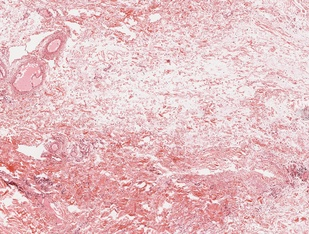
#> input picture P3b/Patologia/Tejido/sano1.jpg, 309 x 234 px, shrunk from 872 x 661 before the run; its folder holds only this picture in this run
$ python P3.py   (older library calls are emulated)
#> lines starting #> are read from the running program, lines starting #| are printed output that depends on the picture
import matplotlib.pyplot as plt
import random
import os
from skimage import io
from skimage.feature import graycomatrix, graycoprops, local_binary_pattern
import numpy as np
from sklearn.neighbors import KNeighborsClassifier
from sklearn.model_selection import train_test_split
from sklearn.metrics import classification_report, accuracy_score
from sklearn.svm import SVC


images_directory = 'Patologia'
imagenes = []
etiquetas = []


# Cargar imágenes de entrenamiento y etiquetarlas según su carpeta de origen
clases = ['Tejido', 'Tumor']
for clase in clases:
   subdirectory = os.path.join(images_directory, clase)
   for cont, file_name in enumerate(sorted(os.listdir(subdirectory))):
       if cont >= 12:
           break
       file_path = os.path.join(subdirectory, file_name)
       if os.path.isfile(file_path):
           imagen = io.imread(file_path)
#> imagen is the input picture: shape (234, 309, 3); mean R, G, B 229.4, 192.3, 195.6
           imagenes.append(imagen)
           etiquetas.append(clase)


# Parámetros para las ventanas y las configuraciones de GLCM y LBP
ventanita_entrenamiento = 256
ventanita_prueba = 128
distancias = [1, 2, 3,4,5,6,7]
angulos = [0, np.pi / 4, np.pi / 6, np.pi / 3, np.pi / 2, 2 * np.pi / 3, 5 * np.pi / 6, 3 * np.pi / 4]
ventanas = []
ventanas_etiquetas = []


# Dividir imágenes de entrenamiento en ventanas de 256x256 y extraer características
def extraer_caracteristicas_glcm(ventana, distances, angles):
   if len(ventana.shape) == 3:
       ventana_gris = np.dot(ventana[..., :3], [0.2989, 0.5870, 0.1140])
   else:
       ventana_gris = ventana


   caracteristicas = []
   for dist in distances:
       for angle in angles:
           glcm = graycomatrix(ventana_gris.astype(np.uint8), distances=[dist], angles=[angle],
                               levels=256, symmetric=True, normed=True)
           contraste = graycoprops(glcm, 'contrast')[0, 0]
           homogeneidad = graycoprops(glcm, 'homogeneity')[0, 0]
           energia = graycoprops(glcm, 'energy')[0, 0]
           entropia = -np.sum(glcm * np.log2(glcm + (glcm == 0)))
           dissimilarity = graycoprops(glcm, 'dissimilarity')[0, 0]
           correlation = graycoprops(glcm, 'correlation')[0, 0]
           asm = graycoprops(glcm, 'ASM')[0, 0]
           caracteristicas.extend([contraste, homogeneidad, energia, entropia, dissimilarity, correlation, asm])


   ventana_gris_uint8 = (ventana_gris * 255).astype(np.uint8) if ventana_gris.dtype != np.uint8 else ventana_gris
   lbp = local_binary_pattern(ventana_gris_uint8, P=8, R=1, method='uniform')
   lbp_hist, _ = np.histogram(lbp.ravel(), bins=np.arange(0, lbp.max() + 1), density=True)
   caracteristicas.extend(lbp_hist)


   return caracteristicas


# Extraer ventanas y características para entrenamiento
for cont, imagen in enumerate(imagenes):
   alto, ancho = imagen.shape[:2]
   for i in range(0, alto, ventanita_entrenamiento):
       for j in range(0, ancho, ventanita_entrenamiento):
           ventana = imagen[i:i + ventanita_entrenamiento, j:j + ventanita_entrenamiento]
           if ventana.shape[0] == ventanita_entrenamiento and ventana.shape[1] == ventanita_entrenamiento:
               ventanas.append(extraer_caracteristicas_glcm(ventana, distancias, angulos))
               ventanas_etiquetas.append(etiquetas[cont])
#> this loop made 2 passes
#> (cont, alto, ancho) on passes 1 to 2: (0, 234, 309), (1, 731, 965)
#> pass 2, in extraer_caracteristicas_glcm, `ventana_gris = np.dot(ventana[..., :3], [0.2989, 0.5870, 0.1140])`:
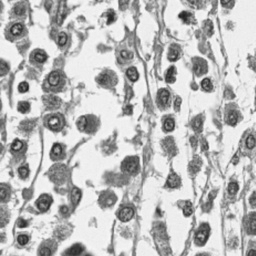
#> ventana_gris: shape (256, 256) float64; min 34.24, max 250.1, mean 187.7
#> pass 2, in extraer_caracteristicas_glcm, `ventana_gris_uint8 = (ventana_gris * 255).astype(np.uint8) if ventana_..`:
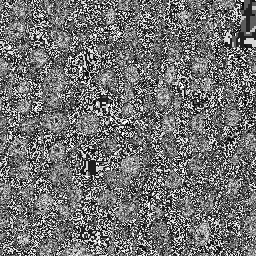
#> ventana_gris_uint8: shape (256, 256); min 0, max 255, mean 113.3
#> pass 2, in extraer_caracteristicas_glcm, `lbp = local_binary_pattern(ventana_gris_uint8, P=8, R=1, method='unifo..`:
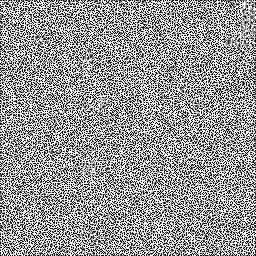
#> lbp: shape (256, 256) float64; min 0, max 9, mean 5.29; drawn with min black and max white
#> pass 2, in extraer_caracteristicas_glcm (call 2), `ventana_gris = np.dot(ventana[..., :3], [0.2989, 0.5870, 0.1140])`:
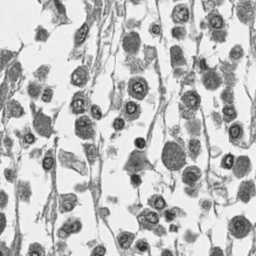
#> ventana_gris: shape (256, 256) float64; min 29.19, max 251, mean 190.3
#> after the loop:
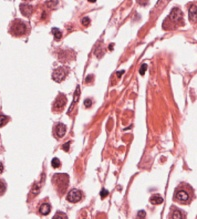
#> ventana: shape (219, 197, 3); mean R, G, B 218.3, 179.6, 186.5
#> after the loop, ventanas = 6 items; ventanas_etiquetas = ['Tumor', 'Tumor', 'Tumor', 'Tumor', 'Tumor', 'Tumor']


# Entrenar el modelo KNN
X_entrenamiento, X_prueba, y_entrenamiento, y_prueba = train_test_split(
   ventanas, ventanas_etiquetas, test_size=0.01, random_state=42
)
#> X_entrenamiento = 5 items; X_prueba = 1 item; y_entrenamiento = ['Tumor', 'Tumor', 'Tumor', 'Tumor', 'Tumor']; y_prueba = ['Tumor']
knn = KNeighborsClassifier(n_neighbors=5)
knn.fit(X_entrenamiento, y_entrenamiento)
print("\nEvaluación del modelo KNN en entrenamiento:")
print(classification_report(y_entrenamiento, knn.predict(X_entrenamiento)))
#|               precision    recall  f1-score   support
#|        Tumor       1.00      1.00      1.00         5
#|     accuracy                           1.00         5
#|    macro avg       1.00      1.00      1.00         5
#| weighted avg       1.00      1.00      1.00         5


# Cargar y procesar imágenes de prueba, dividir en ventanas de 128x128
prueba_directory = os.path.join(images_directory, 'Prueba')
#> (the run stopped early here; a loop or call above may not have finished)
